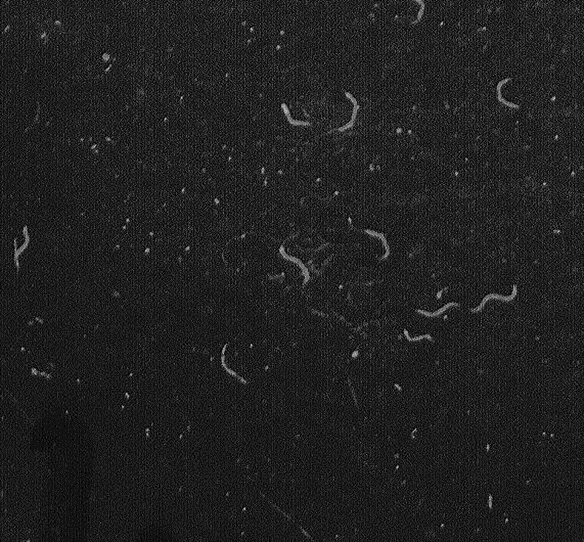
#> input picture 05_Counting/example.png, 584 x 542 px
$ jupyter execute counting.ipynb
#> lines starting #> are read from the running program, lines starting #| are printed output that depends on the picture; after the words box and inside, x2 and y2 are one past the last pixel; in counts of white or black regions, pixels touching at a corner belong together
# 形态学分割

## 实验目的

试利用数学形态学的方法去除下图噪声并计数。

## 实验环境
- SciPy
- NumPy
- OpenCV
- MatPlotLib

## 实验方法：数学形态学（二值图像）

数学形态学是一种基于集合论的图像处理方法，主要用于处理二值图像和灰度图像。在二值图像中，像素值通常为0和1，分别表示背景和前景。

### 膨胀

膨胀操作的目的是将前景区域扩展，使其变大。定义如下：

$$ A \oplus B = \{ z \mid (B_z \cap A) \neq \emptyset \} $$

其中，$A$ 表示二值图像，$B$ 表示结构元素，$B_z$ 表示结构元素在$z$点的平移。

膨胀操作会使结构元素$B$与图像$A$中的前景部分重叠，只要结构元素中有任何一个像素与$A$的前景像素重叠，那么该像素位置就会被设置为1。

在Python中可以使用`cv2.dilate`函数进行膨胀操作。

### 腐蚀

腐蚀操作的目的是缩小前景区域，使其变小。其定义如下：

$$ A \ominus B = \{ z \mid B_z \subseteq A \} $$

同样，$A$ 表示二值图像，$B$ 表示结构元素，$B_z$ 表示结构元素在$z$点的平移。

腐蚀操作会使结构元素$B$与图像$A$的前景部分进行“包含测试”，只有当结构元素$B$的所有像素都位于$A$的前景像素上时，中心像素才会保留为1，否则被腐蚀为0。

在Python中，可以使用`cv2.erode`函数进行腐蚀操作。

### 开运算

开运算是腐蚀操作后紧跟膨胀操作的过程，常用于消除图像中的小型噪声。其数学表达式为：

$$ A \circ B = (A \ominus B) \oplus B $$

开运算首先对图像进行腐蚀操作以移除噪声点，然后进行膨胀操作以恢复剩余前景区域的大小。

在Python中可以使用`cv2.morphologyEx`函数传入`cv2.MORPH_OPEN`实现开运算：

### 闭运算

闭运算是膨胀操作后紧跟腐蚀操作的过程，常用于填补前景对象内部的小孔。其数学表达式为：

$$ A \bullet B = (A \oplus B) \ominus B $$

闭运算首先对图像进行膨胀操作以填充前景内部的孔洞，然后进行腐蚀操作以恢复前景物体的形状。

在Python中也可以通过`cv2.morphologyEx`函数传入`cv2.MORPH_CLOSE`实现闭运算。

## 实验步骤

### 二值化
由于我们学的形态学操作都是针对二值图像的，先进行图像的二值化（这里利用预置的Otsu's 阈值分割），这也是符合最终的计数任务的。

[cell 1]
import cv2
import matplotlib.pyplot as plt

img = cv2.imread('example.png', cv2.IMREAD_GRAYSCALE)
#> img is the input picture: shape (542, 584); min 0, max 210, mean 32.2
_, img = cv2.threshold(img, 0, 255, cv2.THRESH_BINARY + cv2.THRESH_OTSU)
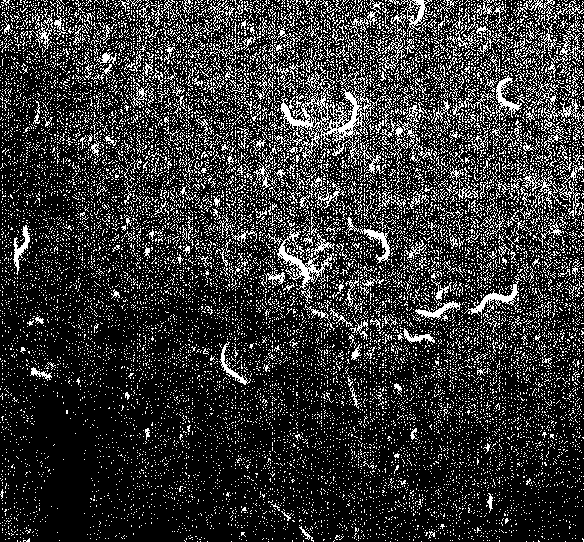
#> img: shape (542, 584); 20.8% white in thin lines or dots
plt.imshow(img, cmap='gray')

## 初步去噪
因为背景的噪点大多数尺寸很小，所以选择较小的kernel进行开运算。

[cell 2]
img = cv2.morphologyEx(img, cv2.MORPH_OPEN, cv2.getStructuringElement(cv2.MORPH_RECT, (3, 3)))
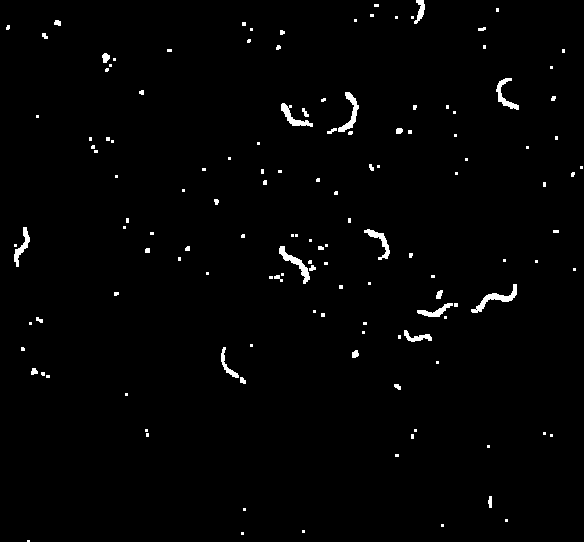
#> img: shape (542, 584); 1.4% white; 137 white regions (101 under 20 px), largest, box (x1, y1, x2, y2) and area: (471, 284, 517, 313) 326, (279, 246, 310, 284) 295, (338, 92, 359, 132) 270
plt.imshow(img, cmap='gray')

### 形态学去噪与分割

观察图像，发现计数对象都是长条形，散落在各个方向，且在一个方向上的延展超过15个像素，这一点与背景的点状噪声是十分不同的，所以这就启发我们设计长条形的结构元素。这些结构元素长度15（对于对角线方向就会短一些），每个都由前一个旋转1度形成。我们可以先用结构元素对图像进行腐蚀，分别过滤出每个方向上长条状延展的模式，然后对每个结果做或运算，得到具有长条状特征的物体。由于目标对象可能弯曲从而在多个方向伸展，所以同一目标可能在不同位置有不同模式被识别，我们还需要将这些特征点连起来，避免重复计数。因为目标物体间的距离大于5像素，我们使用5*5的椭圆结构元素做膨胀操作，将同一目标物体的特征点连起来的同时防止将不同物体的特征点错误连接。

[cell 3]
import numpy as np
from scipy.ndimage import rotate

LENGTH = 15
erode_img = np.zeros_like(img)
for theta in range(0, 180, 1):
    kernel = np.eye(LENGTH, dtype=np.uint8)
    kernel = rotate(kernel, theta, reshape=False)
    kernel = cv2.resize(kernel, (LENGTH, LENGTH))
    erode_img |= cv2.morphologyEx(img, cv2.MORPH_ERODE, kernel)
#> this loop made 180 passes
#> pass 1, `erode_img |= cv2.morphologyEx(img, cv2.MORPH_ERODE, kernel)`:
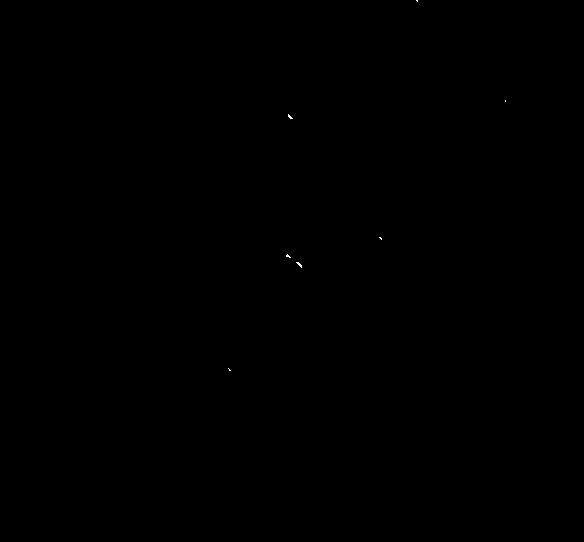
#> erode_img: shape (542, 584); 0.02% white in thin lines or dots, all inside (x1, y1, x2, y2) = (228, 0, 506, 371)
#> after the loop:
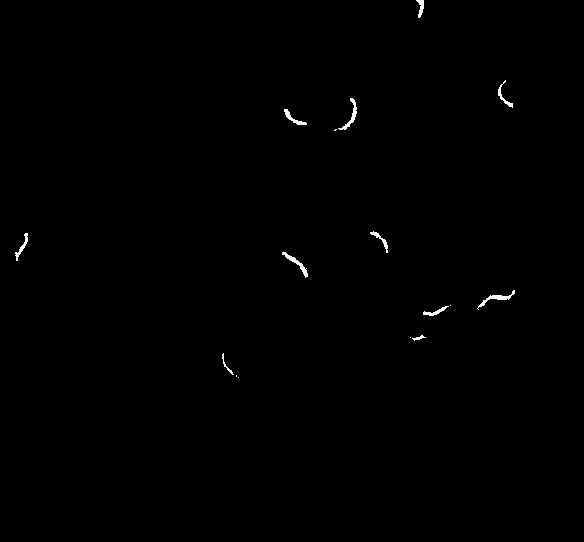
#> erode_img: shape (542, 584); 0.33% white; 16 white regions (5 under 20 px), largest, box (x1, y1, x2, y2) and area: (477, 290, 515, 310) 146, (282, 252, 308, 278) 140, (338, 98, 357, 130) 136

# fill the gaps
kernel6 = cv2.getStructuringElement(cv2.MORPH_ELLIPSE, (5, 5))
result_img = cv2.dilate(erode_img, kernel6)
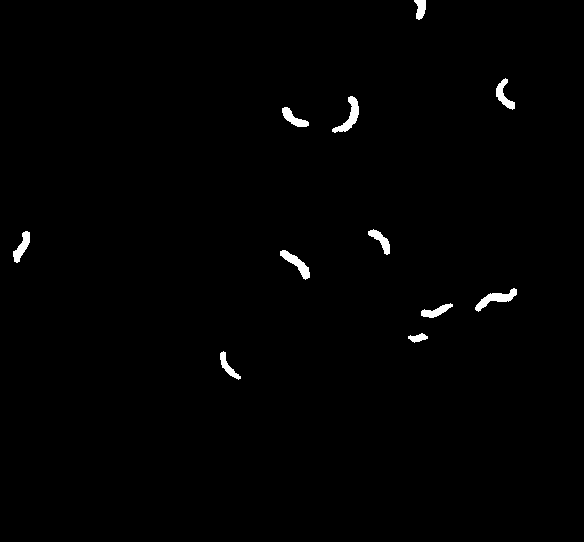
#> result_img: shape (542, 584); 0.85% white; 11 white regions, largest, box (x1, y1, x2, y2) and area: (475, 288, 517, 312) 354, (332, 96, 359, 133) 353, (280, 250, 310, 280) 313

plt.imshow(result_img, cmap='gray')

可以看到这个方法对目标物体的识别效果不错，背景的噪点已经被完全去除。

### 计数
由于现在不同的目标物体已经被二值化地分离，将相邻的白色像素视作连通的，只需要计算非连通子图的个数即可对目标物体计数。

[cell 4]
num_labels, labels_im = cv2.connectedComponents(result_img)
#> labels_im: shape (542, 584) int32; 12 distinct labels, from 0 to 11
#> num_labels = 12
print(f"检测到的目标物体数量: {num_labels - 1}")
#| 检测到的目标物体数量: 11

# color the labels
label_hue = np.uint8(179 * labels_im / np.max(labels_im))
blank_ch = 255 * np.ones_like(label_hue)
labeled_img = cv2.merge([label_hue, blank_ch, blank_ch])
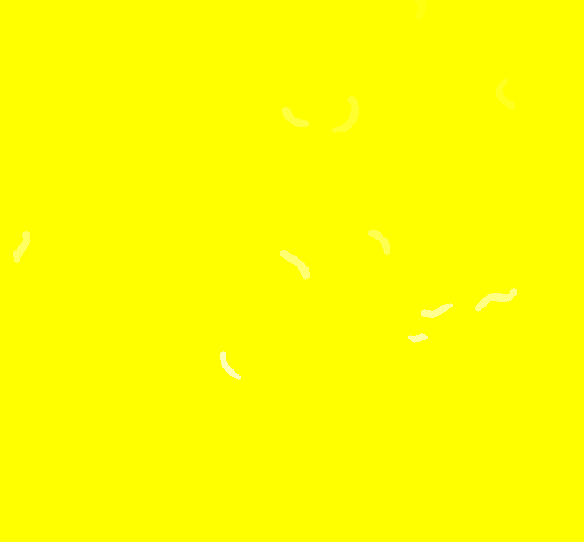
#> labeled_img: shape (542, 584, 3); mean of channels 0, 1, 2 0.8, 255, 255; drawn as B, G, R
labeled_img = cv2.cvtColor(labeled_img, cv2.COLOR_HSV2BGR)
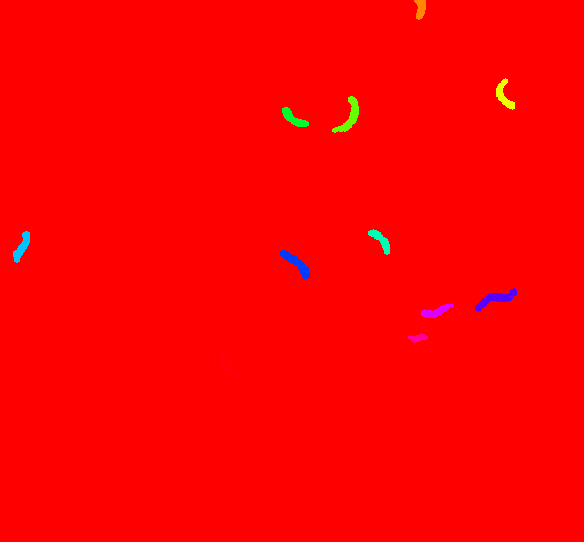
#> labeled_img: shape (542, 584, 3); mean B, G, R 1.1, 1.2, 253.8
labeled_img[label_hue == 0] = 0

plt.imshow(labeled_img)
